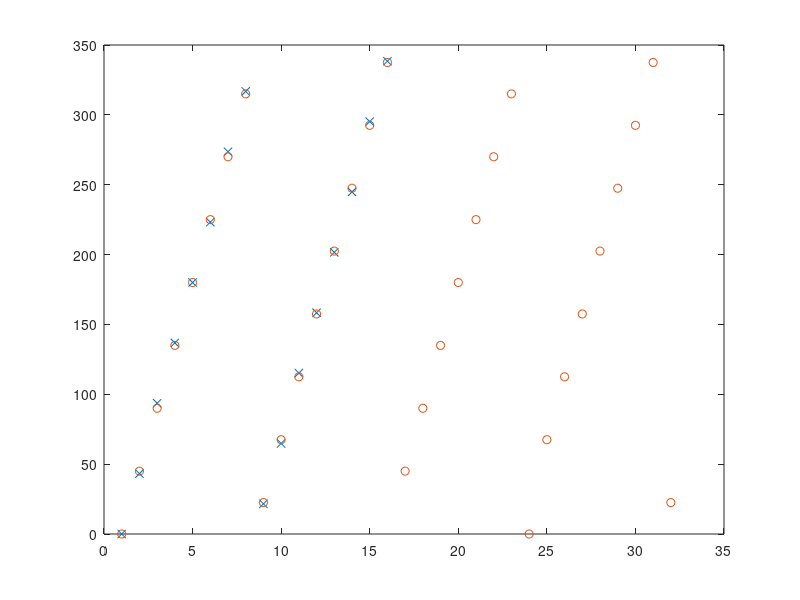

MATLAB code to generate this figure:
plot(mod([0 1.2 2.6 3.8 5 6.2 7.6 8.8 50.6 51.8 53.2 54.4 55.6 56.8 58.2 59.4],10)*360/10,'x')

hold on

k=[0:31];
dk=1.25*mod(k,8)+50.625*floor(k/8)
plot(mod(dk,10)*360/10,'o')
